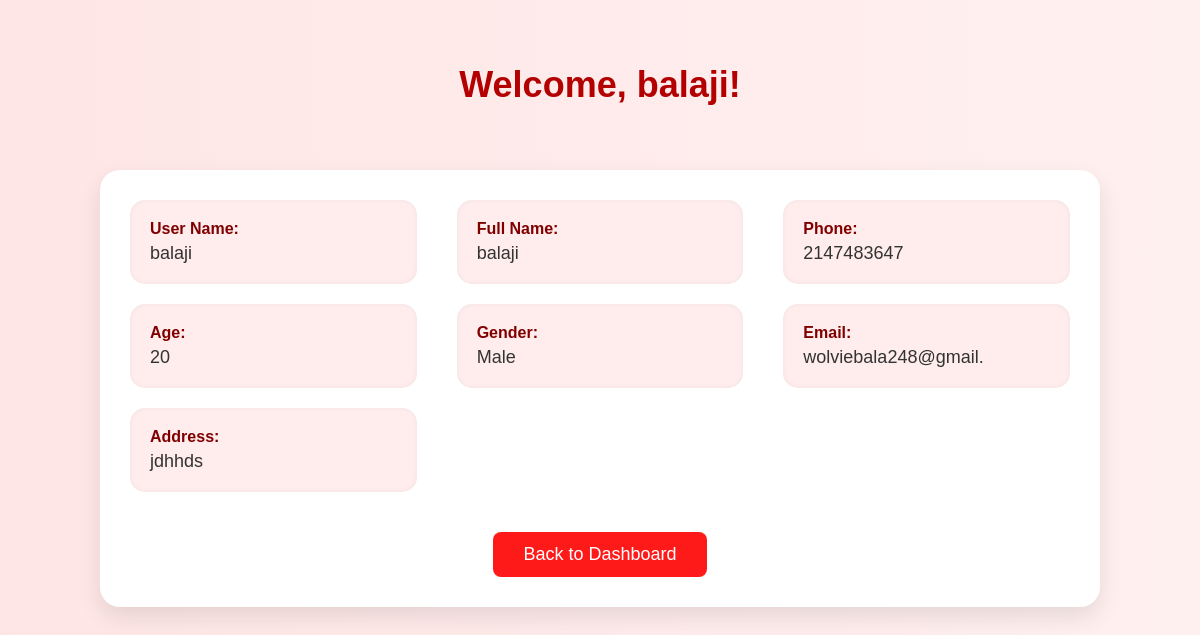
Page /user.php (signed in) on the committed database.
### tables this page shows
CREATE TABLE `receipient` (
  `id` int(11) NOT NULL,
  `name` varchar(10) NOT NULL,
  `age` int(10) NOT NULL,
  `gender` varchar(10) NOT NULL,
  `phone` bigint(10) NOT NULL,
  `email` varchar(20) NOT NULL,
  `address` varchar(30) NOT NULL,
  `username` varchar(20) NOT NULL,
  `password` varchar(20) NOT NULL
);

### user.php (the view, shortened to what this page needs)
<?php
$host = "localhost";
$user = "root";
$pass = "";
$dbname = "login";
$conn = new mysqli($host, $user, $pass, $dbname);
$user_id = $_SESSION['user_id'];
$username = $_SESSION['username'];
$sql = "SELECT * FROM receipient WHERE id = ?";
$stmt = $conn->prepare($sql);
$stmt->bind_param("i", $user_id);
$stmt->execute();
$result = $stmt->get_result();
$user = $result->fetch_assoc();
?>
<!DOCTYPE html>
<html lang="en">
<head>
</head>
<body>
<div class="profile-page">
    <div class="header">
        <h1>Welcome, <?php echo htmlspecialchars($username); ?>!</h1>
    </div>
    <div class="card">
        <div class="user-info">
            <div class="info-box">
                <div class="label">User Name:</div>
                <div class="value"><?php echo htmlspecialchars($user['username']); ?></div>
            </div>
            <div class="info-box">
                <div class="label">Full Name:</div>
                <div class="value"><?php echo htmlspecialchars($user['name']); ?></div>
            </div>
            <div class="info-box">
                <div class="label">Phone:</div>
                <div class="value"><?php echo htmlspecialchars($user['phone']); ?></div>
            </div>
            <div class="info-box">
                <div class="label">Age:</div>
                <div class="value"><?php echo htmlspecialchars($user['age']); ?></div>
            </div>
            <div class="info-box">
                <div class="label">Gender:</div>
                <div class="value"><?php echo htmlspecialchars($user['gender']); ?></div>
            </div>
            <div class="info-box">
                <div class="label">Email:</div>
                <div class="value"><?php echo htmlspecialchars($user['email']); ?></div>
            </div>
            <div class="info-box">
                <div class="label">Address:</div>
                <div class="value"><?php echo htmlspecialchars($user['address']); ?></div>
            </div>
        </div>
        <div class="button-wrapper">
            <form action="dashboard.php" method="POST">
                <button type="submit" class="logout-btn">Back to Dashboard</button>
            </form>
        </div>
    </div>
</div>
</body>
</html>

### user.php (style rules this page uses)
* { box-sizing: border-box; }
body { margin: 0; font-family: 'Poppins', sans-serif; background: linear-gradient(to right, #ffe6e6, #fff0f0); }
.profile-page { display: flex; flex-direction: column; min-height: 100vh; padding: 40px 20px; }
.header { text-align: center; margin-bottom: 40px; }
.header h1 { color: #b30000; font-size: 36px; }
.card { background-color: white; padding: 30px; border-radius: 20px; box-shadow: 0 10px 25px rgba(0, 0, 0, 0.1); max-width: 1000px; width: 100%; margin: 0 auto; }
.user-info { display: grid; grid-template-columns: repeat(auto-fit, minmax(250px, 1fr)); gap: 20px 40px; }
.info-box { background-color: #ffecec; padding: 20px; border-radius: 15px; box-shadow: inset 0 0 5px rgba(0,0,0,0.05); }
.label { font-weight: bold; color: #800000; margin-bottom: 5px; font-size: 16px; }
.value { color: #333; font-size: 18px; }
.button-wrapper { text-align: center; margin-top: 40px; }
.logout-btn { background-color: #ff1a1a; border: none; color: white; padding: 12px 30px; border-radius: 8px; cursor: pointer; font-size: 18px; transition: background-color 0.3s; }

### rows in the picture
receipient: username "balaji", name "balaji", phone "2147483647", age "20", gender "Male", email "wolviebala248@gmail.", address "jdhhds"

### other values in the picture
$username "balaji"
